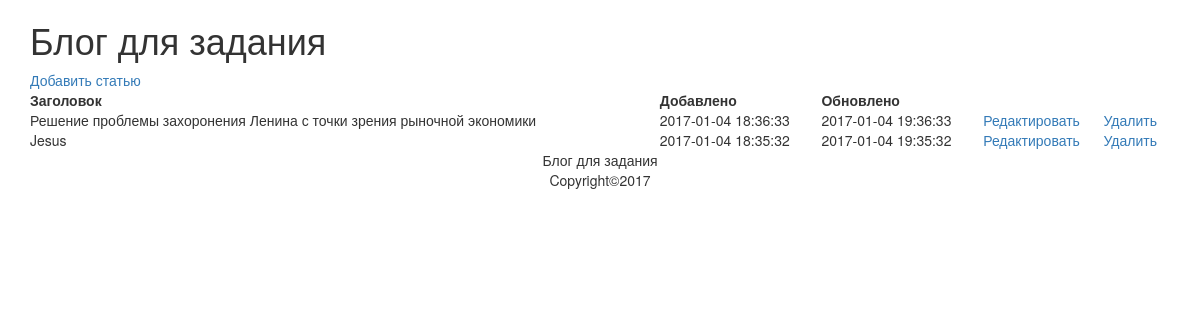
The app's page /admin/index.php with its own data.
### tables this page shows
CREATE TABLE `articles` (
  `id` int(11) NOT NULL,
  `title` varchar(255) NOT NULL,
  `content` text NOT NULL,
  `data_created` timestamp NOT NULL DEFAULT CURRENT_TIMESTAMP ON UPDATE CURRENT_TIMESTAMP,
  `data_updated` datetime DEFAULT NULL
);

### models/articles.php (called while the page is built, shortened)
<?php
function articles_all($link)
{
    $query = "SELECT * FROM articles ORDER BY id DESC";
    $result = mysqli_query($link, $query);
    $n = mysqli_num_rows($result);
    $articles = array();
    for ($i = 0; $i < $n; $i++) {
        $row = mysqli_fetch_assoc($result);
        $articles[] = $row;
    }
    return $articles;
}

### views/articles_admin.php (the view, shortened to what this page needs)
<!DOCTYPE html>
<html>
<head>
    <link rel="stylesheet" href="../style.css">
    <link rel="stylesheet" href="https://maxcdn.bootstrapcdn.com/bootstrap/3.3.7/css/bootstrap.min.css"
>
</head>
<body>
<div class="container">
    <h1>Блог для задания</h1>
    <a href="index.php?action=add">Добавить статью</a>
    <div>
        <table class="admin-table" style="width: 100%">
            <tr>
                <th>Заголовок</th>
                <th>Добавлено</th>
                <th>Обновлено</th>
                <th></th>
                <th></th>
            </tr>
            <?php foreach ($articles as $a): ?>
                <tr>
                    <td><?= $a['title'] ?></td>
                    <td><?= $a['data_created'] ?></td>
                    <td><?= $a['data_updated'] ?></td>
                    <td><a href="index.php?action=edit&id=<?= $a['id'] ?>">Редактировать</a></td>
                    <td><a href="index.php?action=delete&id=<?= $a['id'] ?>">Удалить</a></td>
                </tr>
            <?php endforeach; ?>
        </table>
    </div>
</div>
<footer>
    <p>Блог для задания<br>Copyright&copy;2017</p></footer>
</body>
</html>

### style.css (style rules this page uses)
body { color: red; }
footer { text-align: center; }
.admin-table { width: 100%; }

### records on screen
articles: title "Решение проблемы захоронения Ленина с точки зрения рыночной экономики", data_created "2017-01-04 18:36:33", data_updated "2017-01-04 19:36:33"
articles: title "Jesus", data_created "2017-01-04 18:35:32", data_updated "2017-01-04 19:35:32"
